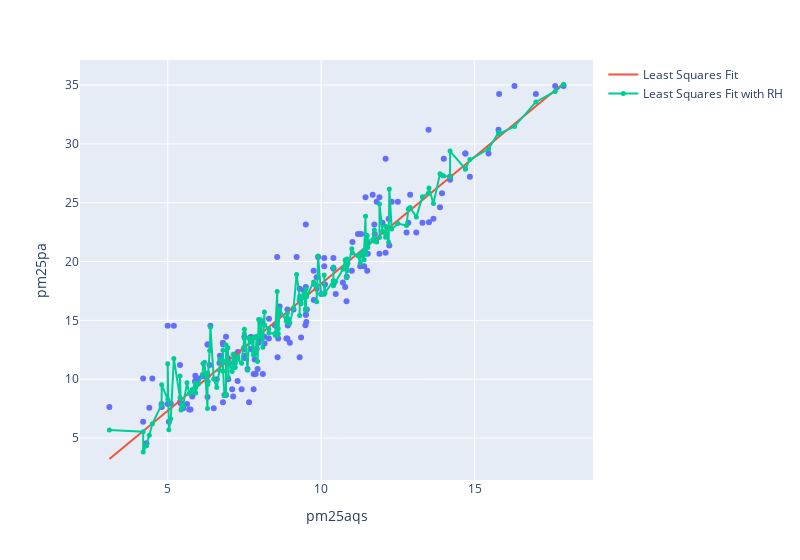

Notebook code for this chart:
### Code cell
fig = px.scatter(GA, x='pm25aqs', y='pm25pa', width=800)
xtest = np.array([GA['pm25aqs'].min(), GA['pm25aqs'].max()])
fig.add_scatter(x=xtest, y=model.predict(xtest.reshape(-1, 1)), mode='lines', 
                name="Least Squares Fit")
fig.add_scatter(x=GA["pm25aqs"], y=model_h.predict(AQS_RH), mode='lines+markers',
                marker_size=5, name="Least Squares Fit with RH")

### Figure 1 — Plotly figure (JSON) as saved in the notebook; plotly's stock layout.template omitted (floating-point values rounded to 4 significant figures; data arrays with more than 128 entries replaced by an {"elided": "..."} marker saying what was removed)
{"data": [{"hovertemplate": "pm25aqs=%{x}<br>pm25pa=%{y}<extra></extra>", "legendgroup": "", "marker": {"color": "#636efa", "symbol": "circle"}, "mode": "markers", "name": "", "orientation": "v", "showlegend": false, "type": "scatter", "x": {"elided": "176 float values"}, "xaxis": "x", "y": {"elided": "176 float values"}, "yaxis": "y"}, {"mode": "lines", "name": "Least Squares Fit", "type": "scatter", "x": [3.1, 17.9], "y": [3.218, 35.15]}, {"marker": {"size": 5}, "mode": "lines+markers", "name": "Least Squares Fit with RH", "type": "scatter", "x": {"elided": "176 float values"}, "y": {"elided": "176 float values"}}], "layout": {"legend": {"tracegroupgap": 0}, "margin": {"t": 60}, "width": 800, "xaxis": {"anchor": "y", "domain": [0, 1], "title": {"text": "pm25aqs"}}, "yaxis": {"anchor": "x", "domain": [0, 1], "title": {"text": "pm25pa"}}}}
